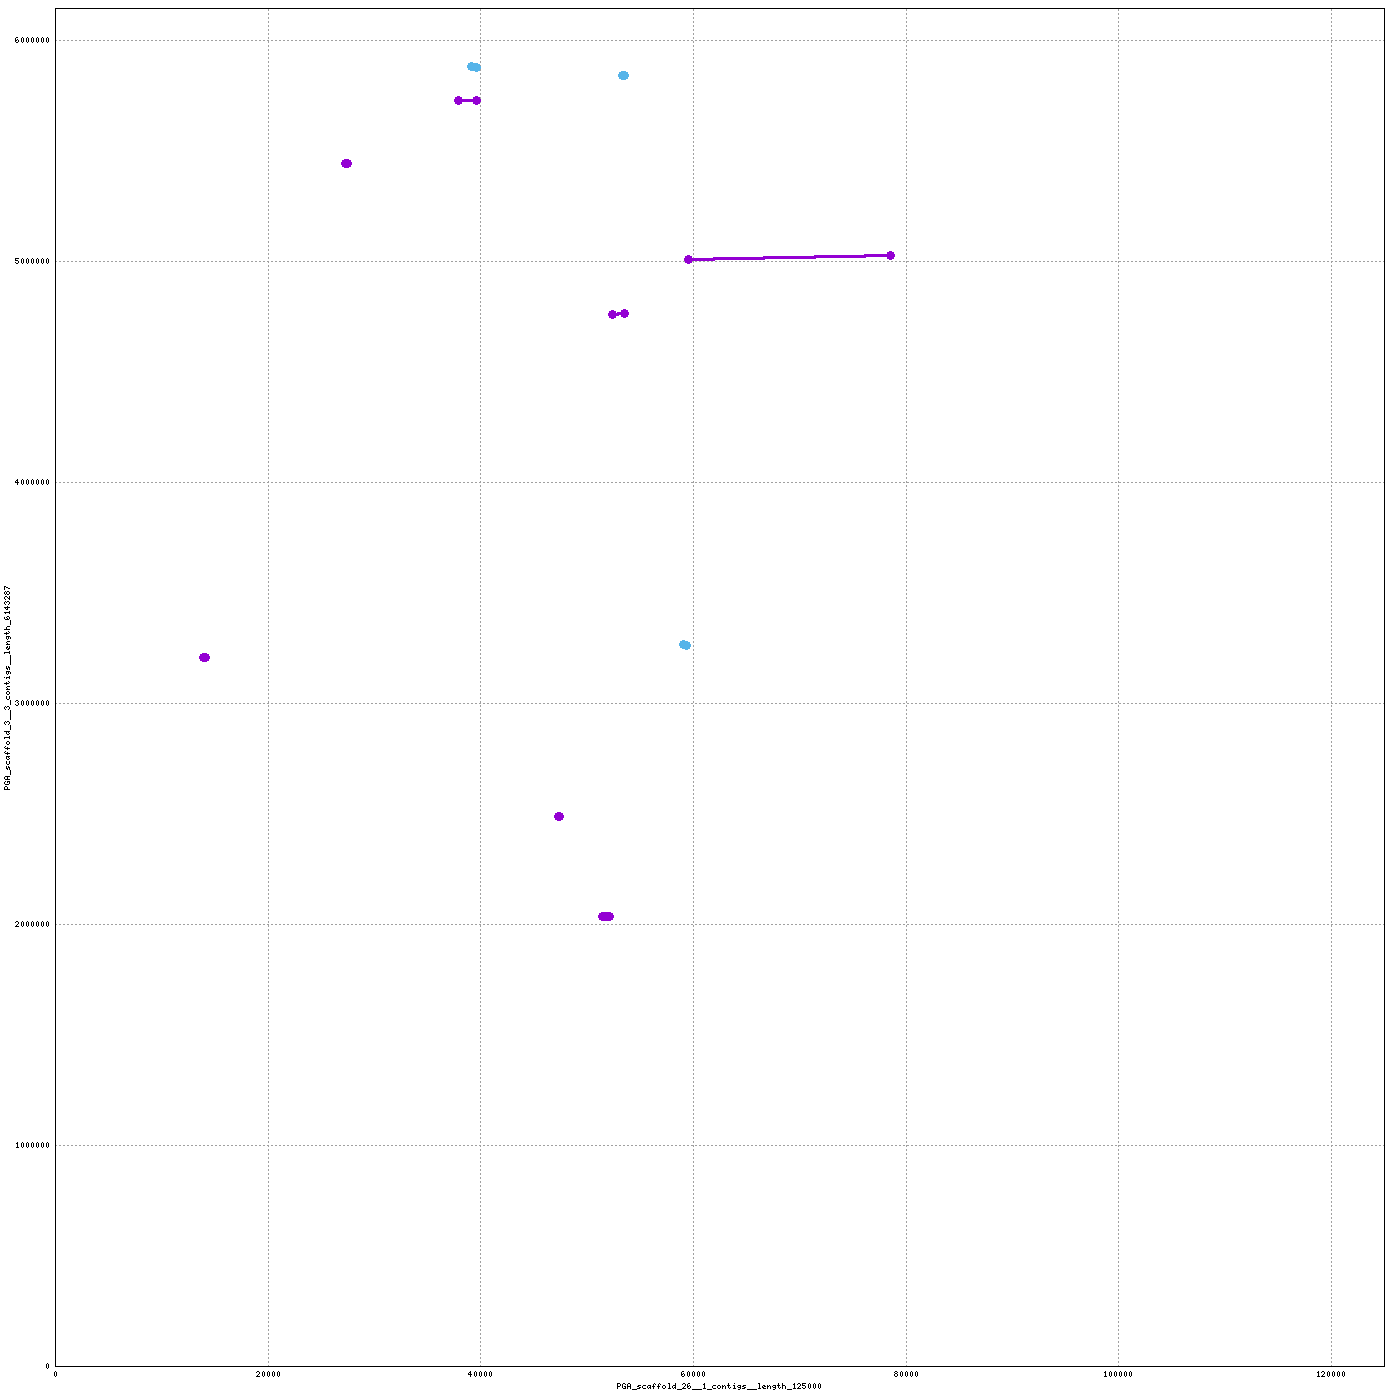

The script that saved this image:
set terminal png tiny size 1400,1400
set output "/home/mike/Desktop/scripts/snakes/plot_pairs/hiCversion1.linear/nucmer/nucmer.51.png"
set size 1,1
set grid
unset key
set border 15
set tics scale 0
set xlabel "PGA_scaffold_26__1_contigs__length_125000"
set ylabel "PGA_scaffold_3__3_contigs__length_6143287"
set format "%.0f"
set mouse format "%.0f"
set mouse mouseformat "[%.0f, %.0f]"
if(GPVAL_VERSION < 5) set mouse clipboardformat "[%.0f, %.0f]"
set xrange [1:125000]
set yrange [1:6143287]
set style line 1  lt 1 lw 3 pt 6 ps 1
set style line 2  lt 3 lw 3 pt 6 ps 1
set style line 3  lt 2 lw 3 pt 6 ps 1
plot \
 "/home/mike/Desktop/scripts/snakes/plot_pairs/hiCversion1.linear/nucmer/nucmer.51.fplot" title "FWD" w lp ls 1, \
 "/home/mike/Desktop/scripts/snakes/plot_pairs/hiCversion1.linear/nucmer/nucmer.51.rplot" title "REV" w lp ls 2
